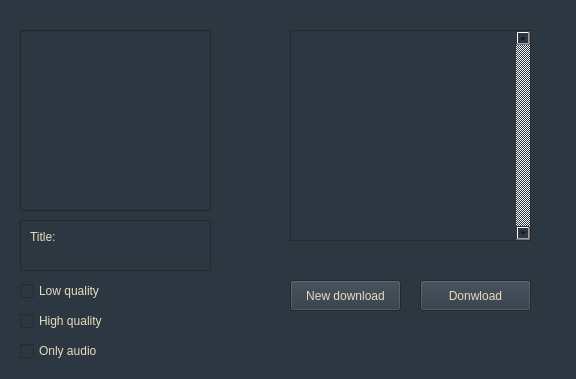
<?xml version="1.0" encoding="UTF-8"?>
<ui version="4.0">
 <class>SecondWindow</class>
 <widget class="QMainWindow" name="SecondWindow">
  <property name="geometry">
   <rect>
    <x>0</x>
    <y>0</y>
    <width>576</width>
    <height>379</height>
   </rect>
  </property>
  <property name="windowTitle">
   <string>MainWindow</string>
  </property>
  <property name="layoutDirection">
   <enum>Qt::LeftToRight</enum>
  </property>
  <property name="styleSheet">
   <string notr="true">background-color: rgb(45, 55, 66);</string>
  </property>
  <widget class="QWidget" name="centralwidget">
   <widget class="QLineEdit" name="foto">
    <property name="geometry">
     <rect>
      <x>20</x>
      <y>30</y>
      <width>191</width>
      <height>181</height>
     </rect>
    </property>
    <property name="alignment">
     <set>Qt::AlignLeading|Qt::AlignLeft|Qt::AlignTop</set>
    </property>
    <property name="readOnly">
     <bool>true</bool>
    </property>
   </widget>
   <widget class="QScrollArea" name="scrollAreaDescription">
    <property name="geometry">
     <rect>
      <x>290</x>
      <y>30</y>
      <width>241</width>
      <height>211</height>
     </rect>
    </property>
    <property name="baseSize">
     <size>
      <width>0</width>
      <height>0</height>
     </size>
    </property>
    <property name="layoutDirection">
     <enum>Qt::LeftToRight</enum>
    </property>
    <property name="autoFillBackground">
     <bool>false</bool>
    </property>
    <property name="verticalScrollBarPolicy">
     <enum>Qt::ScrollBarAlwaysOn</enum>
    </property>
    <property name="horizontalScrollBarPolicy">
     <enum>Qt::ScrollBarAlwaysOff</enum>
    </property>
    <property name="sizeAdjustPolicy">
     <enum>QAbstractScrollArea::AdjustIgnored</enum>
    </property>
    <property name="widgetResizable">
     <bool>true</bool>
    </property>
    <property name="alignment">
     <set>Qt::AlignLeading|Qt::AlignLeft|Qt::AlignTop</set>
    </property>
    <widget class="QWidget" name="scrollAreaWidgetContents">
     <property name="geometry">
      <rect>
       <x>0</x>
       <y>0</y>
       <width>216</width>
       <height>207</height>
      </rect>
     </property>
     <layout class="QHBoxLayout" name="horizontalLayout">
      <item>
       <widget class="QLabel" name="description">
        <property name="styleSheet">
         <string notr="true">font: 57 8pt &quot;Bedstead&quot;;color: rgb(230, 220, 190);</string>
        </property>
        <property name="text">
         <string/>
        </property>
        <property name="alignment">
         <set>Qt::AlignLeading|Qt::AlignLeft|Qt::AlignTop</set>
        </property>
        <property name="wordWrap">
         <bool>true</bool>
        </property>
       </widget>
      </item>
     </layout>
    </widget>
   </widget>
   <widget class="QCheckBox" name="lowquality">
    <property name="geometry">
     <rect>
      <x>20</x>
      <y>280</y>
      <width>111</width>
      <height>22</height>
     </rect>
    </property>
    <property name="styleSheet">
     <string notr="true">color: rgb(230, 220, 190);font: 57 10pt &quot;Bedstead&quot;;</string>
    </property>
    <property name="text">
     <string>Low quality</string>
    </property>
   </widget>
   <widget class="QCheckBox" name="highquality">
    <property name="geometry">
     <rect>
      <x>20</x>
      <y>310</y>
      <width>121</width>
      <height>22</height>
     </rect>
    </property>
    <property name="styleSheet">
     <string notr="true">color: rgb(230, 220, 190);font: 57 10pt &quot;Bedstead&quot;;</string>
    </property>
    <property name="text">
     <string>High quality</string>
    </property>
   </widget>
   <widget class="QCheckBox" name="onlyaudio">
    <property name="geometry">
     <rect>
      <x>20</x>
      <y>340</y>
      <width>111</width>
      <height>22</height>
     </rect>
    </property>
    <property name="styleSheet">
     <string notr="true">color: rgb(230, 220, 190);font: 57 10pt &quot;Bedstead&quot;;</string>
    </property>
    <property name="text">
     <string>Only audio</string>
    </property>
   </widget>
   <widget class="QPushButton" name="Download">
    <property name="geometry">
     <rect>
      <x>420</x>
      <y>280</y>
      <width>111</width>
      <height>31</height>
     </rect>
    </property>
    <property name="styleSheet">
     <string notr="true">color: rgb(230, 220, 190);font: 57 10pt &quot;Bedstead&quot;;</string>
    </property>
    <property name="text">
     <string>Donwload</string>
    </property>
   </widget>
   <widget class="QPushButton" name="NewDownload">
    <property name="geometry">
     <rect>
      <x>290</x>
      <y>280</y>
      <width>111</width>
      <height>31</height>
     </rect>
    </property>
    <property name="styleSheet">
     <string notr="true">color: rgb(230, 220, 190);font: 57 10pt &quot;Bedstead&quot;;</string>
    </property>
    <property name="text">
     <string>New download</string>
    </property>
   </widget>
   <widget class="QScrollArea" name="scrollArea_2Title">
    <property name="geometry">
     <rect>
      <x>20</x>
      <y>220</y>
      <width>191</width>
      <height>51</height>
     </rect>
    </property>
    <property name="verticalScrollBarPolicy">
     <enum>Qt::ScrollBarAlwaysOff</enum>
    </property>
    <property name="horizontalScrollBarPolicy">
     <enum>Qt::ScrollBarAsNeeded</enum>
    </property>
    <property name="widgetResizable">
     <bool>true</bool>
    </property>
    <property name="alignment">
     <set>Qt::AlignLeading|Qt::AlignLeft|Qt::AlignTop</set>
    </property>
    <widget class="QWidget" name="scrollAreaWidgetContents_2">
     <property name="geometry">
      <rect>
       <x>0</x>
       <y>0</y>
       <width>187</width>
       <height>47</height>
      </rect>
     </property>
     <layout class="QVBoxLayout" name="verticalLayout">
      <item>
       <widget class="QLabel" name="title">
        <property name="styleSheet">
         <string notr="true">font: 57 10pt &quot;Bedstead&quot;;
color: rgb(230, 220, 190);</string>
        </property>
        <property name="text">
         <string>Title:</string>
        </property>
        <property name="alignment">
         <set>Qt::AlignLeading|Qt::AlignLeft|Qt::AlignTop</set>
        </property>
       </widget>
      </item>
     </layout>
    </widget>
   </widget>
  </widget>
 </widget>
 <resources/>
 <connections/>
</ui>
